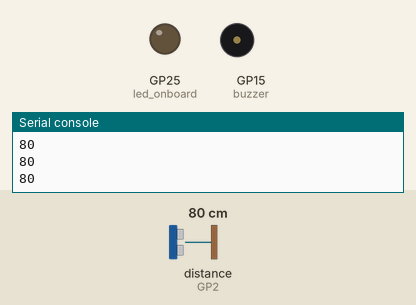
A program run on a simulated Raspberry Pi Pico running MicroPython. Shown: output pins drawn as LEDs (lit = HIGH), buzzer (waves = sounding), the last lines printed to the serial console. Inputs (shaded band) come from the test bench; at power-on: distance to the obstacle (sensor on GP2) 80 cm. The echo pulse lasts 58.3 µs per cm; pins used as bus, display or sensor lines are not drawn.

Above: at 1.2 s.
1.3 s: distance to the obstacle (sensor on GP2) set to 34 cm
2.8 s: distance to the obstacle (sensor on GP2) set to 28 cm
At 3.7 s:
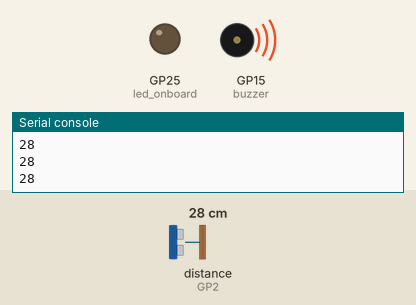
4.5 s: distance to the obstacle (sensor on GP2) set to 35 cm
At 5.9 s:
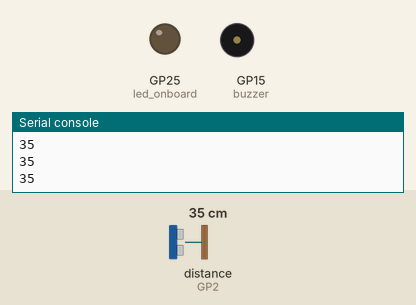
6.3 s: distance to the obstacle (sensor on GP2) set to 2 cm
At 7.9 s:
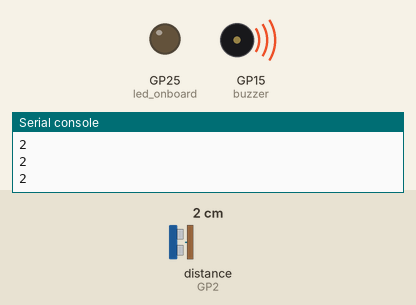
Timing chart, 0 to 9.0 s (numbered marks = the images above; inputs shaded):
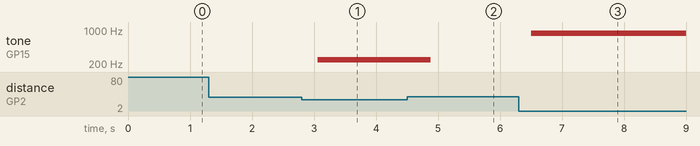

The program:

sonic_buzzer.py
```python
# sonic:
# wire vbux to vcc
# trigger gp13
# gp14

from machine import Pin, PWM
import utime

trigger = Pin(3, Pin.OUT)
echo = Pin(2, Pin.IN)

led_onboard = machine.Pin(25, machine.Pin.OUT)
buzzer = PWM(Pin(15))
buzzer.duty_u16(0)

def getMappedValue(dist, int1low, int1up, int2low, int2up):
    int1 = int1up - int1low
    int2 = int2up - int2low
    part1 = dist / int1
    freq = int(part1 * int2 + int2low)
    #print("freq ", freq)
    return(freq)

def ultra():
    trigger.low()
    utime.sleep_us(2) # Delay for given number of microseconds
    trigger.high()
    utime.sleep_us(5)
    trigger.low()
    while echo.value() == 0:
        signaloff = utime.ticks_us()
    while echo.value() == 1:
        signalon = utime.ticks_us()
    timepassed = signalon - signaloff
    distance = (timepassed * 0.0343) / 2
    #print("distance ", int(distance),"cm")
    return(distance)

while True:
    sleep = 0.2
    d = int(ultra())
    utime.sleep(sleep)
    print(d)
    t = 30 # threshold
    if d <= t:
        buzzer.freq(getMappedValue(d, 0, t, 900, 200))
        buzzer.duty_u16(getMappedValue(d, 0, t, 100, 900))
    if d > t:
        buzzer.duty_u16(0)
```

Measured:
- the behaviour switches between 31 and 30 cm on distance to the obstacle (sensor on GP2) (found by bisection; images 0 and 1)
- after the input at 2.8 s, tone on GP15 (buzzer): silent → 246 Hz after 0.26 s
- after the input at 4.5 s, tone on GP15 (buzzer): 246 Hz → silent after 0.38 s
- after the input at 6.3 s, tone on GP15 (buzzer): silent → 853 Hz after 0.20 s
